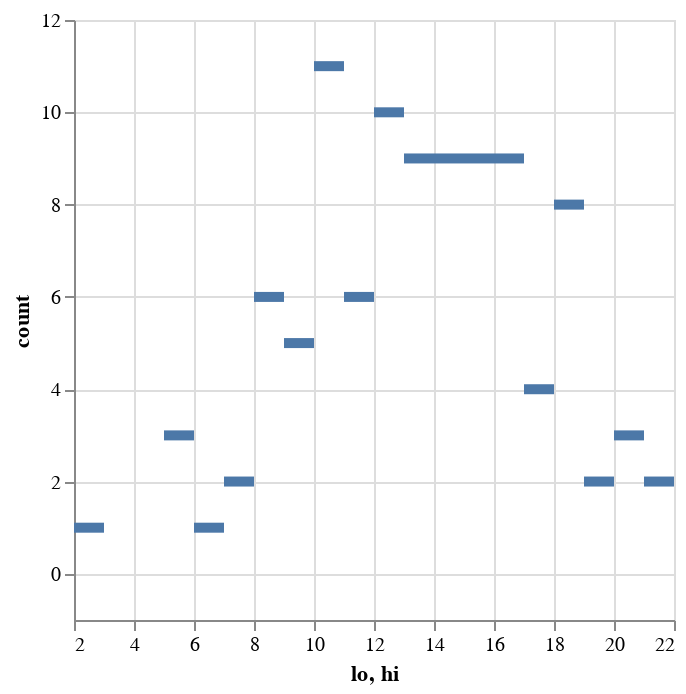
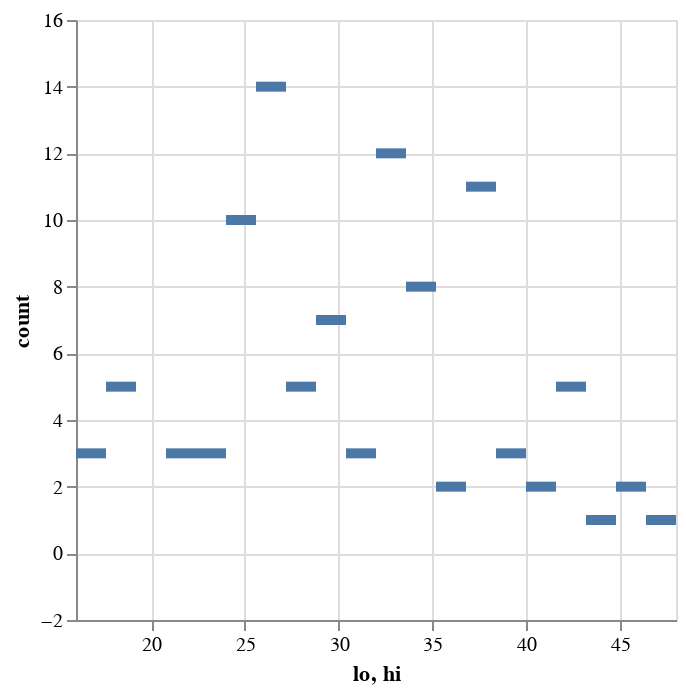
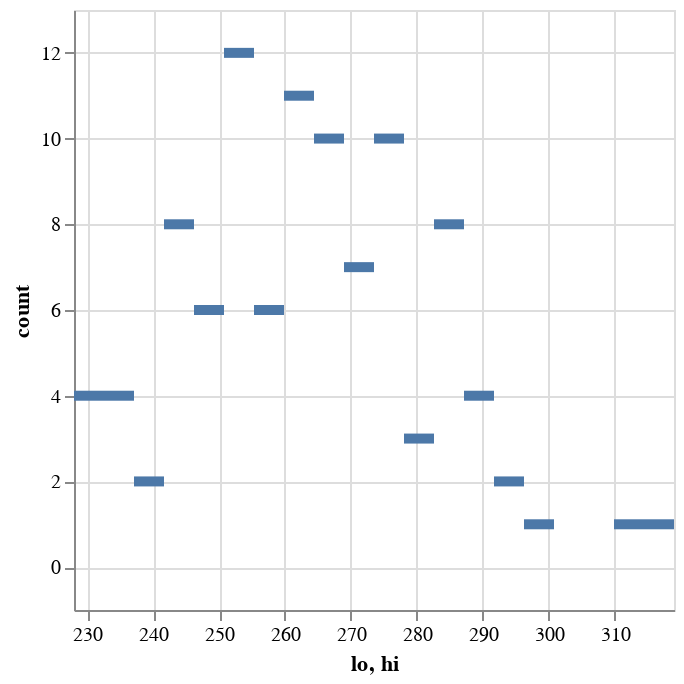

These figures' notebook cell, in order:
### Markdown cell above
## Distribution of Model Predictions

### Code cell
histogram(sample(model1.I at max(data.time) + 7, 100), 20)
histogram(sample(model2.I at max(data.time) + 7, 100), 20)
histogram(sample(model3.I at max(data.time) + 7, 100), 20)

### Figure 1 — Vega-Lite specification as saved in the notebook (floating-point values rounded to 4 significant figures)
{"$schema": "https://vega.github.io/schema/vega-lite/v4.json", "data": {"values": [{"count": 1, "hi": 7, "lo": 6}, {"count": 4, "hi": 18, "lo": 17}, {"count": 6, "hi": 12, "lo": 11}, {"count": 3, "hi": 21, "lo": 20}, {"count": 9, "hi": 15, "lo": 14}, {"count": 3, "hi": 6, "lo": 5}, {"count": 11, "hi": 11, "lo": 10}, {"count": 2, "hi": 22, "lo": 21}, {"count": 9, "hi": 16, "lo": 15}, {"count": 8, "hi": 19, "lo": 18}, {"count": 5, "hi": 10, "lo": 9}, {"count": 10, "hi": 13, "lo": 12}, {"count": 6, "hi": 9, "lo": 8}, {"count": 2, "hi": 20, "lo": 19}, {"count": 9, "hi": 14, "lo": 13}, {"count": 1, "hi": 3, "lo": 2}, {"count": 9, "hi": 17, "lo": 16}, {"count": 2, "hi": 8, "lo": 7}]}, "encoding": {"x": {"bin": {"binned": "true", "step": 1}, "field": "lo"}, "x2": {"field": "hi"}, "y": {"field": "count", "type": "quantitative"}}, "mark": "bar"}

### Figure 2 — Vega-Lite specification as saved in the notebook (floating-point values rounded to 4 significant figures)
{"$schema": "https://vega.github.io/schema/vega-lite/v4.json", "data": {"values": [{"count": 3, "hi": 24, "lo": 22.4}, {"count": 2, "hi": 41.6, "lo": 40}, {"count": 3, "hi": 32, "lo": 30.4}, {"count": 2, "hi": 46.4, "lo": 44.8}, {"count": 2, "hi": 36.8, "lo": 35.2}, {"count": 3, "hi": 22.4, "lo": 20.8}, {"count": 7, "hi": 30.4, "lo": 28.8}, {"count": 1, "hi": 48, "lo": 46.4}, {"count": 11, "hi": 38.4, "lo": 36.8}, {"count": 5, "hi": 43.2, "lo": 41.6}, {"count": 5, "hi": 28.8, "lo": 27.2}, {"count": 5, "hi": 19.2, "lo": 17.6}, {"count": 12, "hi": 33.6, "lo": 32}, {"count": 14, "hi": 27.2, "lo": 25.6}, {"count": 1, "hi": 44.8, "lo": 43.2}, {"count": 8, "hi": 35.2, "lo": 33.6}, {"count": 3, "hi": 17.6, "lo": 16}, {"count": 3, "hi": 40, "lo": 38.4}, {"count": 10, "hi": 25.6, "lo": 24}]}, "encoding": {"x": {"bin": {"binned": "true", "step": 1.6}, "field": "lo"}, "x2": {"field": "hi"}, "y": {"field": "count", "type": "quantitative"}}, "mark": "bar"}

### Figure 3 — Vega-Lite specification as saved in the notebook (floating-point values rounded to 4 significant figures)
{"$schema": "https://vega.github.io/schema/vega-lite/v4.json", "data": {"values": [{"count": 6, "hi": 250.8, "lo": 246.2}, {"count": 1, "hi": 300.8, "lo": 296.2}, {"count": 7, "hi": 273.5, "lo": 268.9}, {"count": 1, "hi": 314.4, "lo": 309.9}, {"count": 8, "hi": 287.1, "lo": 282.6}, {"count": 8, "hi": 246.2, "lo": 241.7}, {"count": 10, "hi": 268.9, "lo": 264.4}, {"count": 1, "hi": 319, "lo": 314.4}, {"count": 2, "hi": 241.7, "lo": 237.1}, {"count": 4, "hi": 291.7, "lo": 287.1}, {"count": 11, "hi": 264.4, "lo": 259.9}, {"count": 4, "hi": 237.1, "lo": 232.6}, {"count": 10, "hi": 278.1, "lo": 273.5}, {"count": 6, "hi": 259.9, "lo": 255.3}, {"count": 3, "hi": 282.6, "lo": 278.1}, {"count": 4, "hi": 232.6, "lo": 228}, {"count": 2, "hi": 296.2, "lo": 291.7}, {"count": 12, "hi": 255.3, "lo": 250.8}]}, "encoding": {"x": {"bin": {"binned": "true", "step": 4.55}, "field": "lo"}, "x2": {"field": "hi"}, "y": {"field": "count", "type": "quantitative"}}, "mark": "bar"}
